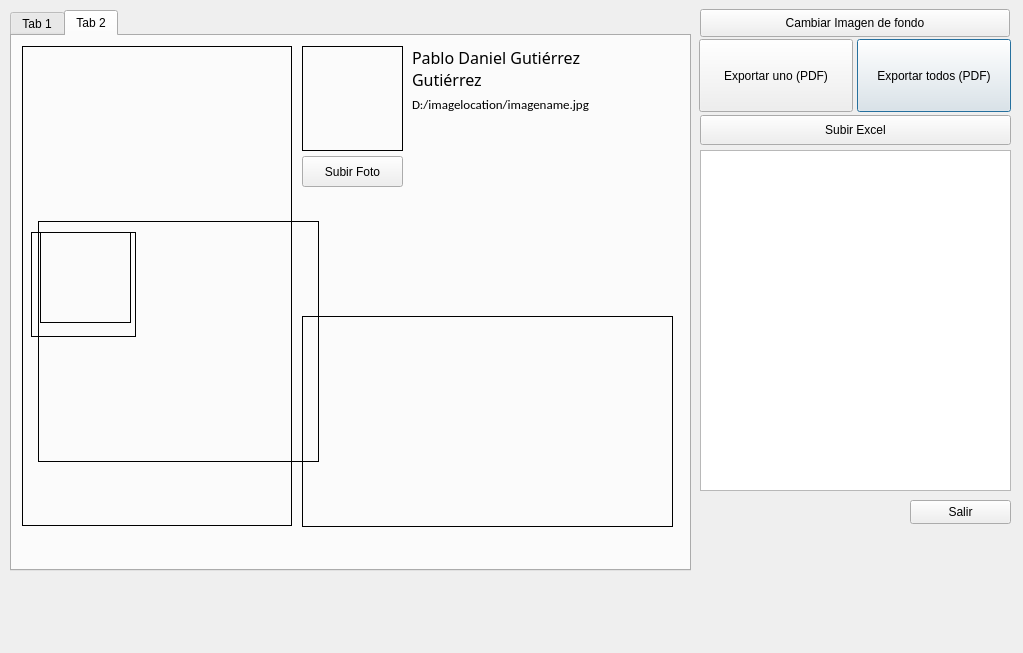
<?xml version="1.0" encoding="UTF-8"?>
<ui version="4.0">
 <class>Dialog</class>
 <widget class="QDialog" name="Dialog">
  <property name="geometry">
   <rect>
    <x>0</x>
    <y>0</y>
    <width>1023</width>
    <height>653</height>
   </rect>
  </property>
  <property name="baseSize">
   <size>
    <width>800</width>
    <height>600</height>
   </size>
  </property>
  <property name="windowTitle">
   <string>Dialog</string>
  </property>
  <widget class="QPushButton" name="exportMultiPDF">
   <property name="geometry">
    <rect>
     <x>857</x>
     <y>39</y>
     <width>154</width>
     <height>73</height>
    </rect>
   </property>
   <property name="text">
    <string>Exportar todos (PDF)</string>
   </property>
   <attribute name="buttonGroup">
    <string notr="true">buttonGroup</string>
   </attribute>
  </widget>
  <widget class="QPushButton" name="subirExcelButton">
   <property name="geometry">
    <rect>
     <x>700</x>
     <y>115</y>
     <width>311</width>
     <height>30</height>
    </rect>
   </property>
   <property name="text">
    <string>Subir Excel</string>
   </property>
  </widget>
  <widget class="QPushButton" name="subirExcelButton_2">
   <property name="geometry">
    <rect>
     <x>910</x>
     <y>500</y>
     <width>101</width>
     <height>24</height>
    </rect>
   </property>
   <property name="text">
    <string>Salir</string>
   </property>
  </widget>
  <widget class="QPushButton" name="exportPDF">
   <property name="geometry">
    <rect>
     <x>699</x>
     <y>39</y>
     <width>154</width>
     <height>73</height>
    </rect>
   </property>
   <property name="text">
    <string>Exportar uno (PDF)</string>
   </property>
   <attribute name="buttonGroup">
    <string notr="true">buttonGroup</string>
   </attribute>
  </widget>
  <widget class="QTableView" name="tableViewExcel">
   <property name="geometry">
    <rect>
     <x>700</x>
     <y>150</y>
     <width>311</width>
     <height>341</height>
    </rect>
   </property>
  </widget>
  <widget class="QPushButton" name="uploadImage">
   <property name="geometry">
    <rect>
     <x>700</x>
     <y>9</y>
     <width>310</width>
     <height>28</height>
    </rect>
   </property>
   <property name="text">
    <string>Cambiar Imagen de fondo</string>
   </property>
  </widget>
  <widget class="QTabWidget" name="tabWidget">
   <property name="geometry">
    <rect>
     <x>10</x>
     <y>10</y>
     <width>681</width>
     <height>561</height>
    </rect>
   </property>
   <property name="currentIndex">
    <number>1</number>
   </property>
   <widget class="QWidget" name="tab">
    <attribute name="title">
     <string>Tab 1</string>
    </attribute>
    <widget class="QLabel" name="imageLabel">
     <property name="geometry">
      <rect>
       <x>10</x>
       <y>10</y>
       <width>660</width>
       <height>510</height>
      </rect>
     </property>
     <property name="layoutDirection">
      <enum>Qt::LeftToRight</enum>
     </property>
     <property name="styleSheet">
      <string notr="true">border: 1px solid black;
</string>
     </property>
     <property name="text">
      <string/>
     </property>
     <property name="pixmap">
      <pixmap>C:/Breas/Reconocimiento-BREAS copy.png</pixmap>
     </property>
     <property name="scaledContents">
      <bool>true</bool>
     </property>
     <property name="wordWrap">
      <bool>true</bool>
     </property>
    </widget>
    <widget class="QLabel" name="labelName">
     <property name="geometry">
      <rect>
       <x>10</x>
       <y>280</y>
       <width>660</width>
       <height>70</height>
      </rect>
     </property>
     <property name="font">
      <font>
       <family>Montserrat Medium</family>
       <pointsize>24</pointsize>
       <italic>false</italic>
       <bold>false</bold>
      </font>
     </property>
     <property name="cursor">
      <cursorShape>SizeAllCursor</cursorShape>
     </property>
     <property name="mouseTracking">
      <bool>true</bool>
     </property>
     <property name="tabletTracking">
      <bool>false</bool>
     </property>
     <property name="autoFillBackground">
      <bool>false</bool>
     </property>
     <property name="styleSheet">
      <string notr="true">color: black;</string>
     </property>
     <property name="text">
      <string>Pablo Daniel Gutiérrez Gutiérrez</string>
     </property>
     <property name="textFormat">
      <enum>Qt::PlainText</enum>
     </property>
     <property name="alignment">
      <set>Qt::AlignBottom|Qt::AlignHCenter</set>
     </property>
    </widget>
   </widget>
   <widget class="QWidget" name="tab_2">
    <attribute name="title">
     <string>Tab 2</string>
    </attribute>
    <widget class="QLabel" name="imageLabelFBStory">
     <property name="geometry">
      <rect>
       <x>10</x>
       <y>10</y>
       <width>270</width>
       <height>480</height>
      </rect>
     </property>
     <property name="layoutDirection">
      <enum>Qt::LeftToRight</enum>
     </property>
     <property name="styleSheet">
      <string notr="true">border: 1px solid black;
</string>
     </property>
     <property name="text">
      <string/>
     </property>
     <property name="pixmap">
      <pixmap>../img/BGFBStory.png</pixmap>
     </property>
     <property name="scaledContents">
      <bool>true</bool>
     </property>
     <property name="wordWrap">
      <bool>true</bool>
     </property>
    </widget>
    <widget class="QLabel" name="imageLabelFBStoryProfile">
     <property name="geometry">
      <rect>
       <x>28</x>
       <y>196</y>
       <width>91</width>
       <height>91</height>
      </rect>
     </property>
     <property name="layoutDirection">
      <enum>Qt::LeftToRight</enum>
     </property>
     <property name="styleSheet">
      <string notr="true">border: 1px solid black;
</string>
     </property>
     <property name="text">
      <string/>
     </property>
     <property name="pixmap">
      <pixmap>C:/Breas/Reconocimiento-BREAS copy.png</pixmap>
     </property>
     <property name="scaledContents">
      <bool>true</bool>
     </property>
     <property name="wordWrap">
      <bool>true</bool>
     </property>
    </widget>
    <widget class="QLabel" name="imageLabelFBStoryAward">
     <property name="geometry">
      <rect>
       <x>26</x>
       <y>185</y>
       <width>281</width>
       <height>241</height>
      </rect>
     </property>
     <property name="layoutDirection">
      <enum>Qt::LeftToRight</enum>
     </property>
     <property name="styleSheet">
      <string notr="true">border: 1px solid black;
</string>
     </property>
     <property name="text">
      <string/>
     </property>
     <property name="pixmap">
      <pixmap>C:/Breas/Reconocimiento-BREAS copy.png</pixmap>
     </property>
     <property name="scaledContents">
      <bool>true</bool>
     </property>
     <property name="wordWrap">
      <bool>true</bool>
     </property>
    </widget>
    <widget class="QLabel" name="imageLabelFBStoryWhite">
     <property name="geometry">
      <rect>
       <x>19</x>
       <y>196</y>
       <width>105</width>
       <height>105</height>
      </rect>
     </property>
     <property name="layoutDirection">
      <enum>Qt::LeftToRight</enum>
     </property>
     <property name="styleSheet">
      <string notr="true">border: 1px solid black;
</string>
     </property>
     <property name="text">
      <string/>
     </property>
     <property name="pixmap">
      <pixmap>C:/Breas/Reconocimiento-BREAS copy.png</pixmap>
     </property>
     <property name="scaledContents">
      <bool>true</bool>
     </property>
     <property name="wordWrap">
      <bool>true</bool>
     </property>
    </widget>
    <widget class="QLabel" name="imageLabelFBStoryProfile2">
     <property name="geometry">
      <rect>
       <x>290</x>
       <y>10</y>
       <width>101</width>
       <height>105</height>
      </rect>
     </property>
     <property name="layoutDirection">
      <enum>Qt::LeftToRight</enum>
     </property>
     <property name="styleSheet">
      <string notr="true">border: 1px solid black;
</string>
     </property>
     <property name="text">
      <string/>
     </property>
     <property name="pixmap">
      <pixmap>../img/profileImage.png</pixmap>
     </property>
     <property name="scaledContents">
      <bool>true</bool>
     </property>
     <property name="wordWrap">
      <bool>true</bool>
     </property>
    </widget>
    <widget class="QLabel" name="labelName2">
     <property name="geometry">
      <rect>
       <x>400</x>
       <y>10</y>
       <width>171</width>
       <height>41</height>
      </rect>
     </property>
     <property name="font">
      <font>
       <family>Montserrat SemiBold</family>
       <pointsize>12</pointsize>
       <italic>false</italic>
       <bold>false</bold>
      </font>
     </property>
     <property name="cursor">
      <cursorShape>SizeAllCursor</cursorShape>
     </property>
     <property name="mouseTracking">
      <bool>true</bool>
     </property>
     <property name="tabletTracking">
      <bool>false</bool>
     </property>
     <property name="layoutDirection">
      <enum>Qt::RightToLeft</enum>
     </property>
     <property name="autoFillBackground">
      <bool>false</bool>
     </property>
     <property name="styleSheet">
      <string notr="true">color: black;</string>
     </property>
     <property name="text">
      <string>Pablo Daniel Gutiérrez Gutiérrez</string>
     </property>
     <property name="textFormat">
      <enum>Qt::PlainText</enum>
     </property>
     <property name="alignment">
      <set>Qt::AlignLeading|Qt::AlignLeft|Qt::AlignTop</set>
     </property>
     <property name="wordWrap">
      <bool>true</bool>
     </property>
    </widget>
    <widget class="QPushButton" name="exportSubirFotoBoton">
     <property name="geometry">
      <rect>
       <x>290</x>
       <y>120</y>
       <width>101</width>
       <height>31</height>
      </rect>
     </property>
     <property name="text">
      <string>Subir Foto</string>
     </property>
    </widget>
    <widget class="QLabel" name="imageLabelFBStory_3">
     <property name="geometry">
      <rect>
       <x>290</x>
       <y>280</y>
       <width>371</width>
       <height>211</height>
      </rect>
     </property>
     <property name="layoutDirection">
      <enum>Qt::LeftToRight</enum>
     </property>
     <property name="styleSheet">
      <string notr="true">border: 1px solid black;
</string>
     </property>
     <property name="text">
      <string/>
     </property>
     <property name="pixmap">
      <pixmap>../img/BGFBStory.png</pixmap>
     </property>
     <property name="scaledContents">
      <bool>true</bool>
     </property>
     <property name="wordWrap">
      <bool>true</bool>
     </property>
    </widget>
    <widget class="QLabel" name="labelName2_2">
     <property name="geometry">
      <rect>
       <x>400</x>
       <y>60</y>
       <width>251</width>
       <height>41</height>
      </rect>
     </property>
     <property name="font">
      <font>
       <family>Calibri</family>
       <pointsize>10</pointsize>
       <italic>false</italic>
       <bold>false</bold>
      </font>
     </property>
     <property name="cursor">
      <cursorShape>SizeAllCursor</cursorShape>
     </property>
     <property name="mouseTracking">
      <bool>true</bool>
     </property>
     <property name="tabletTracking">
      <bool>false</bool>
     </property>
     <property name="layoutDirection">
      <enum>Qt::RightToLeft</enum>
     </property>
     <property name="autoFillBackground">
      <bool>false</bool>
     </property>
     <property name="styleSheet">
      <string notr="true">color: black;</string>
     </property>
     <property name="text">
      <string>D:/imagelocation/imagename.jpg</string>
     </property>
     <property name="textFormat">
      <enum>Qt::PlainText</enum>
     </property>
     <property name="alignment">
      <set>Qt::AlignLeading|Qt::AlignLeft|Qt::AlignTop</set>
     </property>
     <property name="wordWrap">
      <bool>true</bool>
     </property>
    </widget>
    <zorder>imageLabelFBStory</zorder>
    <zorder>imageLabelFBStoryAward</zorder>
    <zorder>imageLabelFBStoryWhite</zorder>
    <zorder>imageLabelFBStoryProfile</zorder>
    <zorder>imageLabelFBStoryProfile2</zorder>
    <zorder>labelName2</zorder>
    <zorder>exportSubirFotoBoton</zorder>
    <zorder>imageLabelFBStory_3</zorder>
    <zorder>labelName2_2</zorder>
   </widget>
  </widget>
  <zorder>tableViewExcel</zorder>
  <zorder>uploadImage</zorder>
  <zorder>exportMultiPDF</zorder>
  <zorder>subirExcelButton</zorder>
  <zorder>subirExcelButton_2</zorder>
  <zorder>exportPDF</zorder>
  <zorder>tabWidget</zorder>
 </widget>
 <resources/>
 <connections/>
 <buttongroups>
  <buttongroup name="buttonGroup"/>
 </buttongroups>
</ui>
